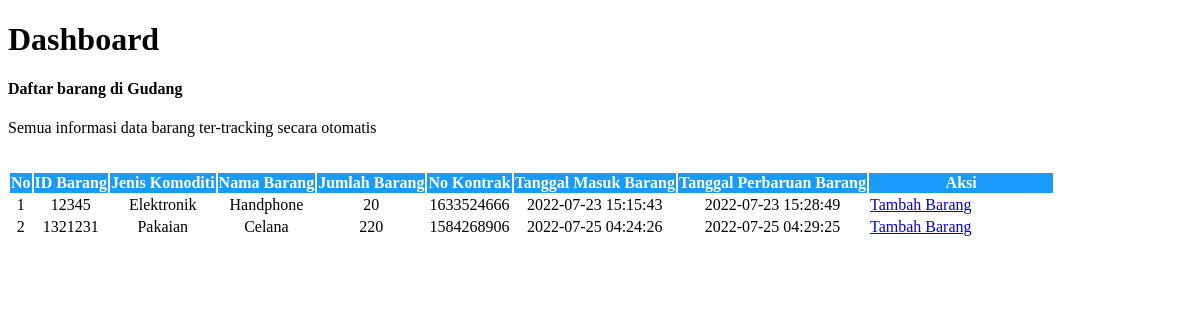
The page /user/penyedia/home.php on the database as committed earlier.
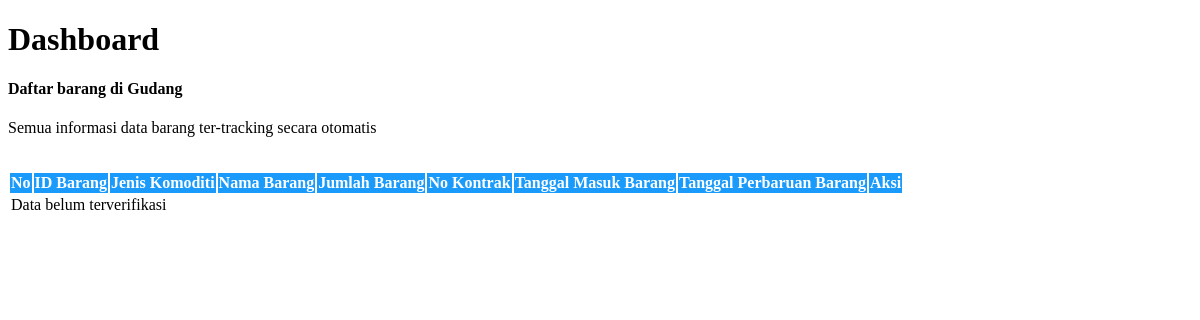
The same page on the database as committed later.
### tables this page shows
CREATE TABLE `barang` (
  `id_barang` varchar(11) NOT NULL,
  `id_komoditi` int(11) NOT NULL,
  `nama_barang` varchar(250) NOT NULL,
  `id_admin` int(11) NOT NULL,
  `harga_barang` int(11) NOT NULL,
  `jumlah_barang` int(11) NOT NULL,
  `tahun_produksi` int(11) NOT NULL,
  `no_kontrak` int(11) NOT NULL,
  `status_barang` bit(1) NOT NULL,
  `created_at` timestamp NOT NULL DEFAULT current_timestamp(),
  `deleted_at` timestamp NOT NULL DEFAULT current_timestamp() ON UPDATE current_timestamp(),
  `updated_at` timestamp NOT NULL DEFAULT current_timestamp() ON UPDATE current_timestamp()
);

CREATE TABLE `komoditi` (
  `id_komoditi` int(11) NOT NULL,
  `kode_komoditi` varchar(15) NOT NULL,
  `jenis_komoditi` varchar(50) NOT NULL
);

### user/penyedia/home.php (the view, shortened to what the changed rows need)
<!DOCTYPE html>
<html dir="ltr" lang="en">
<body>
    <div class="page-wrapper">
        <div class="page-breadcrumb">
            <div class="row align-items-center">
                <div class="col-6">
                    <h1 class="mb-0 fw-bold">Dashboard</h1>
                </div>
            </div>
        </div>
        <div class="container-fluid">
            <div class="row">
                <div class="col-12">
                    <div class="card">
                        <div class="card-body">
                            <div class="table-responsive">
                                <table class="table mb-0 table-hover align-middle text-nowrap">
                                    <thead style="background-color:#1a9bfc;">
                                        <tr>
                                            <th class="border-top-0" style="text-align: center; color:white;">No</th>
                                            <th class="border-top-0" style="text-align: center; color:white;">ID Barang</th>
                                            <th class="border-top-0" style="text-align: center; color:white;">Jenis Komoditi</th>
                                            <th class="border-top-0" style="text-align: center; color:white;">Nama Barang</th>
                                            <th class="border-top-0" style="text-align: center; color:white;">Jumlah Barang</th>
                                            <th class="border-top-0" style="text-align: center; color:white;">No Kontrak</th>
                                            <th class="border-top-0" style="text-align: center; color:white;">Tanggal Masuk Barang</th>
                                            <th class="border-top-0" style="text-align: center; color:white;">Tanggal Perbaruan Barang</th>
                                            <th class="border-top-0" style="text-align:center; color:white;">Aksi</th>
                                        </tr>
                                    </thead>
                                    <tbody>
                                        <?php
                                                include 'database.php';
                                                $no = 1;
                                                $sql = mysqli_query($koneksi,"SELECT * FROM barang LEFT JOIN komoditi USING(id_komoditi)");
                                                if (mysqli_num_rows($sql) > 0 ) {
                                                while ($row = mysqli_fetch_array($sql)){
                                            ?>
                                                <tr>
                                                <td style="text-align:center";><?php echo $no++ ?></td>
                                                <td style="text-align:center";><?php echo $row['id_barang']?></td>
                                                <td style="text-align:center";><?php echo $row['jenis_komoditi']?></td>
                                                <td style="text-align:center";><?php echo $row['nama_barang']?></td>
                                                <td style="text-align:center";><?php echo $row['jumlah_barang']?></td>
                                                <td style="text-align:center";><?php echo $row['no_kontrak']?></td>
                                                <td style="text-align:center";><?php echo $row['created_at']?></td>
                                                <td style="text-align:center";><?php echo $row['updated_at']?></td>
                                                <div>
                                                    <td style="text-align:center";>
                                                        <a class="btn btn-success" href="<?php echo BASE_URL."index.php?page=user/penyedia/tambah_barang.php&id_barang=$row[id_barang]" ?>">Tambah Barang</a>
                                                        <a class="btn btn-info" style="color:white;" href="#">Lihat Detail</a>
                                                    </td>
                                                </div>
                                            </tr>
                                            <?php }
                                            }else { ?>
                                                <tr>
                                                    <td colspan="9">Data belum terverifikasi</td>
                                                </tr>
                                            <?php } ?>
                                    </tbody>
                                </table>
                            </div>
                        </div>
                    </div>
                </div>
            </div>
    </div>
    </div>
</body>
</html>

Rows that differ between the two databases and show on the page:
removed barang: id_barang "12345", id_komoditi.jenis_komoditi "Elektronik", nama_barang "Handphone", jumlah_barang "20", no_kontrak "1633524666", created_at "2022-07-23 15:15:43", updated_at "2022-07-23 15:28:49"
removed barang: id_barang "1321231", id_komoditi.jenis_komoditi "Pakaian", nama_barang "Celana", jumlah_barang "220", no_kontrak "1584268906", created_at "2022-07-25 04:24:26", updated_at "2022-07-25 04:29:25"
Other text that changed with them:
text now shown: "Data belum terverifikasi"
